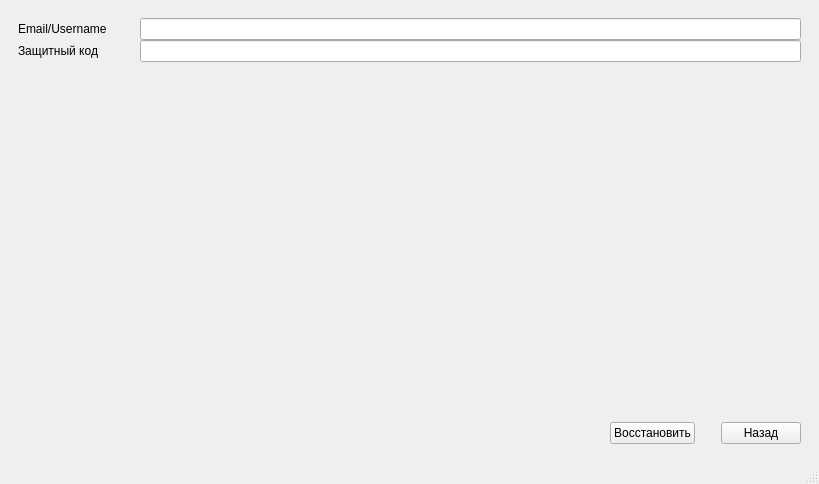
<?xml version="1.0" encoding="UTF-8"?>
<ui version="4.0">
 <class>MainWindow</class>
 <widget class="QMainWindow" name="MainWindow">
  <property name="geometry">
   <rect>
    <x>0</x>
    <y>0</y>
    <width>819</width>
    <height>484</height>
   </rect>
  </property>
  <property name="windowTitle">
   <string>MainWindow</string>
  </property>
  <widget class="QWidget" name="centralwidget">
   <layout class="QVBoxLayout" name="verticalLayout_8">
    <item>
     <widget class="QStackedWidget" name="auth">
      <property name="currentIndex">
       <number>2</number>
      </property>
      <widget class="QWidget" name="Login_page">
       <layout class="QVBoxLayout" name="verticalLayout_10">
        <item>
         <widget class="QSplitter" name="splitter">
          <property name="orientation">
           <enum>Qt::Horizontal</enum>
          </property>
          <widget class="QWidget" name="verticalLayoutWidget_2">
           <layout class="QVBoxLayout" name="verticalLayout_2">
            <property name="spacing">
             <number>33</number>
            </property>
            <item>
             <widget class="QLabel" name="auth_lbl_Email_Username">
              <property name="text">
               <string>Email/Username:</string>
              </property>
             </widget>
            </item>
            <item>
             <widget class="QLabel" name="auth_lbl_password">
              <property name="text">
               <string>Пароль</string>
              </property>
             </widget>
            </item>
           </layout>
          </widget>
          <widget class="QWidget" name="verticalLayoutWidget">
           <layout class="QVBoxLayout" name="verticalLayout">
            <item>
             <widget class="QLineEdit" name="auth_input_Email_Username"/>
            </item>
            <item>
             <widget class="QLineEdit" name="auth_input_password"/>
            </item>
           </layout>
          </widget>
         </widget>
        </item>
        <item>
         <spacer name="verticalSpacer_3">
          <property name="orientation">
           <enum>Qt::Vertical</enum>
          </property>
          <property name="sizeHint" stdset="0">
           <size>
            <width>20</width>
            <height>40</height>
           </size>
          </property>
         </spacer>
        </item>
        <item>
         <layout class="QHBoxLayout" name="horizontalLayout">
          <property name="spacing">
           <number>26</number>
          </property>
          <item>
           <spacer name="horizontalSpacer_3">
            <property name="orientation">
             <enum>Qt::Horizontal</enum>
            </property>
            <property name="sizeHint" stdset="0">
             <size>
              <width>40</width>
              <height>20</height>
             </size>
            </property>
           </spacer>
          </item>
          <item>
           <widget class="QPushButton" name="auth_enter_btn">
            <property name="text">
             <string>Войти</string>
            </property>
           </widget>
          </item>
          <item>
           <widget class="QPushButton" name="auth_register_btn">
            <property name="text">
             <string>Ещё нет аккаунта</string>
            </property>
           </widget>
          </item>
          <item>
           <widget class="QPushButton" name="auth_restore_btn">
            <property name="text">
             <string>Забыл пароль</string>
            </property>
           </widget>
          </item>
         </layout>
        </item>
       </layout>
      </widget>
      <widget class="QWidget" name="Sign_up_page">
       <layout class="QVBoxLayout" name="verticalLayout_9">
        <item>
         <widget class="QSplitter" name="splitter_2">
          <property name="orientation">
           <enum>Qt::Horizontal</enum>
          </property>
          <widget class="QWidget" name="verticalLayoutWidget_3">
           <layout class="QVBoxLayout" name="verticalLayout_3">
            <property name="spacing">
             <number>33</number>
            </property>
            <item>
             <widget class="QLabel" name="reg_lbl_Username">
              <property name="text">
               <string>Username</string>
              </property>
             </widget>
            </item>
            <item>
             <widget class="QLabel" name="reg_lbl_Email">
              <property name="text">
               <string>Email</string>
              </property>
             </widget>
            </item>
            <item>
             <widget class="QLabel" name="reg_lbl_password">
              <property name="text">
               <string>Пароль</string>
              </property>
             </widget>
            </item>
            <item>
             <widget class="QLabel" name="reg_lbl_code">
              <property name="text">
               <string>Код для восстановления</string>
              </property>
             </widget>
            </item>
           </layout>
          </widget>
          <widget class="QWidget" name="verticalLayoutWidget_4">
           <layout class="QVBoxLayout" name="verticalLayout_4">
            <item>
             <widget class="QLineEdit" name="reg_input_Username"/>
            </item>
            <item>
             <widget class="QLineEdit" name="reg_input_Email"/>
            </item>
            <item>
             <widget class="QLineEdit" name="reg_input_password"/>
            </item>
            <item>
             <widget class="QLineEdit" name="reg_input_code"/>
            </item>
           </layout>
          </widget>
         </widget>
        </item>
        <item>
         <spacer name="verticalSpacer_2">
          <property name="orientation">
           <enum>Qt::Vertical</enum>
          </property>
          <property name="sizeHint" stdset="0">
           <size>
            <width>20</width>
            <height>40</height>
           </size>
          </property>
         </spacer>
        </item>
        <item>
         <layout class="QHBoxLayout" name="horizontalLayout_2">
          <property name="spacing">
           <number>26</number>
          </property>
          <item>
           <spacer name="horizontalSpacer_2">
            <property name="orientation">
             <enum>Qt::Horizontal</enum>
            </property>
            <property name="sizeHint" stdset="0">
             <size>
              <width>40</width>
              <height>20</height>
             </size>
            </property>
           </spacer>
          </item>
          <item>
           <widget class="QPushButton" name="reg_back_auth_btn">
            <property name="text">
             <string>Уже есть аккаунт</string>
            </property>
           </widget>
          </item>
          <item>
           <widget class="QPushButton" name="reg_registration_btn">
            <property name="text">
             <string>Зарегестрироваться</string>
            </property>
           </widget>
          </item>
         </layout>
        </item>
       </layout>
      </widget>
      <widget class="QWidget" name="restore_page">
       <layout class="QVBoxLayout" name="verticalLayout_7">
        <item>
         <layout class="QFormLayout" name="formLayout">
          <property name="horizontalSpacing">
           <number>33</number>
          </property>
          <property name="verticalSpacing">
           <number>62</number>
          </property>
          <item row="0" column="1">
           <layout class="QVBoxLayout" name="verticalLayout_6">
            <item>
             <widget class="QLineEdit" name="restore_input_Username_Email"/>
            </item>
            <item>
             <widget class="QLineEdit" name="restore_input_code"/>
            </item>
           </layout>
          </item>
          <item row="0" column="0">
           <layout class="QVBoxLayout" name="verticalLayout_5">
            <item>
             <widget class="QLabel" name="restore_Username_Email">
              <property name="text">
               <string>Email/Username</string>
              </property>
             </widget>
            </item>
            <item>
             <widget class="QLabel" name="restore_code">
              <property name="text">
               <string>Защитный код</string>
              </property>
             </widget>
            </item>
           </layout>
          </item>
         </layout>
        </item>
        <item>
         <spacer name="verticalSpacer">
          <property name="orientation">
           <enum>Qt::Vertical</enum>
          </property>
          <property name="sizeHint" stdset="0">
           <size>
            <width>20</width>
            <height>40</height>
           </size>
          </property>
         </spacer>
        </item>
        <item>
         <layout class="QHBoxLayout" name="horizontalLayout_3">
          <property name="spacing">
           <number>26</number>
          </property>
          <item>
           <spacer name="horizontalSpacer">
            <property name="orientation">
             <enum>Qt::Horizontal</enum>
            </property>
            <property name="sizeHint" stdset="0">
             <size>
              <width>40</width>
              <height>20</height>
             </size>
            </property>
           </spacer>
          </item>
          <item>
           <widget class="QPushButton" name="restore_btn">
            <property name="text">
             <string>Восстановить</string>
            </property>
           </widget>
          </item>
          <item>
           <widget class="QPushButton" name="auth_back_btn">
            <property name="text">
             <string>Назад</string>
            </property>
           </widget>
          </item>
         </layout>
        </item>
       </layout>
      </widget>
     </widget>
    </item>
   </layout>
  </widget>
  <widget class="QMenuBar" name="menubar">
   <property name="geometry">
    <rect>
     <x>0</x>
     <y>0</y>
     <width>819</width>
     <height>21</height>
    </rect>
   </property>
  </widget>
  <widget class="QStatusBar" name="statusbar"/>
 </widget>
 <resources/>
 <connections/>
</ui>
